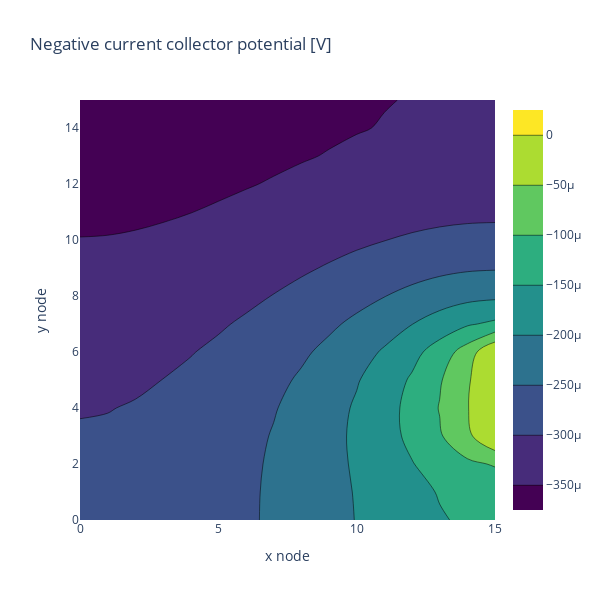

Notebook code for this chart:
### Markdown cell above
### Spatial Plotting

We can now plot the spatial variables from the solution object. First, the final negative current collector potential can be displayed. In this example, this is just a reference variable, but could be used for fitting or optimisation in the correct workflows.

### Code cell
sol = problem.evaluate(x)

go.Figure(
    [
        go.Contour(
            x=np.arange(0, model.var_pts["y"] - 1, 1),
            y=np.arange(0, model.var_pts["z"] - 1, 1),
            z=sol["Negative current collector potential [V]"][:, :, -1],
            colorscale="Viridis",
        )
    ],
    layout=dict(
        title="Negative current collector potential [V]",
        xaxis_title="x node",
        yaxis_title="y node",
        width=600,
        height=600,
    ),
)

### Figure 1 — Plotly figure (JSON) as saved in the notebook; plotly's stock layout.template omitted (floating-point values rounded to 4 significant figures; data arrays with more than 128 entries replaced by an {"elided": "..."} marker saying what was removed)
{"data": [{"colorscale": [[0, "#440154"], [0.1111, "#482878"], [0.2222, "#3e4989"], [0.3333, "#31688e"], [0.4444, "#26828e"], [0.5556, "#1f9e89"], [0.6667, "#35b779"], [0.7778, "#6ece58"], [0.8889, "#b5de2b"], [1, "#fde725"]], "type": "contour", "x": [0, 1, 2, 3, 4, 5, 6, 7, 8, 9, 10, 11, 12, 13, 14], "y": [0, 1, 2, 3, 4, 5, 6, 7, 8, 9, 10, 11, 12, 13, 14], "z": {"elided": "16x16 float values"}}], "layout": {"height": 600, "title": {"text": "Negative current collector potential [V]"}, "width": 600, "xaxis": {"title": {"text": "x node"}}, "yaxis": {"title": {"text": "y node"}}}}
